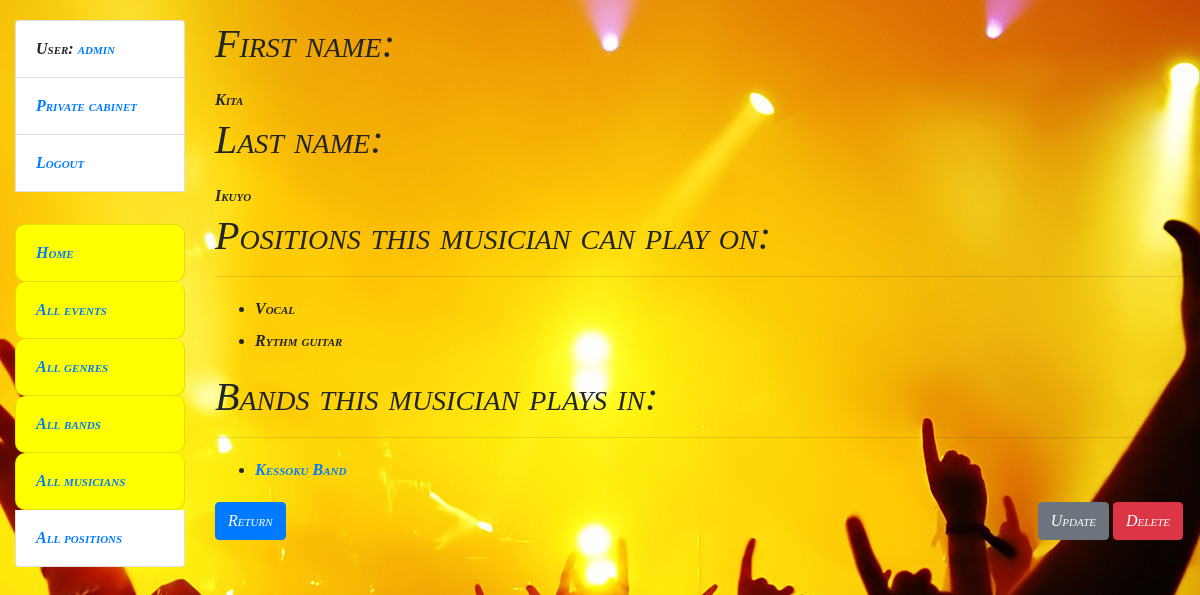
Page /musicians/1/ (signed in) on the committed database.
### bar/models.py (models this page shows, shortened)
class Visitor(AbstractUser):
    class Meta:
        verbose_name = "visitor"
        verbose_name_plural = "visitors"

class Musician(models.Model):
    first_name = models.CharField(max_length=255)
    last_name = models.CharField(max_length=255)
    position = models.ManyToManyField(Position, related_name="musicians")

class Position(models.Model):
    name = models.CharField(max_length=255)

class Rockband(models.Model):
    band_name = models.CharField(max_length=255)
    genres = models.ForeignKey(
        Genre,
        on_delete=models.SET_NULL,
        null=True,
        related_name="rockbands"
    )
    musicians = models.ManyToManyField(Musician, related_name="rockbands")

### bar/views.py (the view)
class MusicianDetailView(LoginRequiredMixin, generic.DetailView):
    model = Musician

### templates/bar/musician_detail.html
{% extends "base.html" %}
{% block content %}
  <h1>
    <p>First name: </p>
  </h1>
  {{ musician.first_name }}
  <h1>
    <p>Last name: </p>
  </h1>
  {{ musician.last_name }}
  <h1>
    Positions this musician can play on:
  </h1>
  <hr>
    <ul>
      {% for position in musician.position.all %}
        <li>{{ position.name }}</li>
      {% endfor %}
    </ul>
  <h1>
    Bands this musician plays in:
  </h1>
  <hr>
    <ul>
      {% for rockband in musician.rockbands.all %}
        <li>
          <a href="{% url 'bar:rockband-detail' pk=rockband.id %}">
          {{ rockband.band_name }}
          </a>
        </li>
      {% endfor %}
    </ul>
  {% if user.is_superuser %}
  <a href="{% url 'bar:musician-delete' pk=musician.id %}" class="btn btn-danger link-to-page">
    Delete
  </a>
  {% endif %}
  <a href="{{ request.META.HTTP_REFERER }}" class="btn btn-primary">Return</a>
  {% if user.is_superuser %}
  <a href="{% url 'bar:musician-update' pk=musician.id %}" class="btn btn-secondary link-to-page">
    Update
  </a>
  {% endif %}
{% endblock %}

### templates/includes/sidebar.html
<ul class="sidebar-nav list-group">
  {% if user.is_authenticated %}
    <li class="list-group-item">User: <a href="{{ user.get_absolute_url }}">{{ user.get_username }}</a></li>
    <li class="list-group-item"><a href="{% url 'bar:visitor-detail' pk=user.id %}">Private cabinet</a></li>
    <li class="list-group-item"><a href="{% url 'logout'%}?next={{request.path}}">Logout</a></li>
  {% else %}
    <li class="list-group-item"><a href="{% url 'login'%}?next={{request.path}}">Login</a></li>
    <li class="list-group-item"><a href="{% url 'bar:visitor-create'%}">Create new visitor</a></li>
  {% endif %}
  {% if user.is_authenticated %}
  <br>
  <li class="list-group-item font-on-sidebar"><a href="{% url 'bar:index' %}">Home</a></li>
  <li class="list-group-item font-on-sidebar"><a href="{% url 'bar:event-list' %}">All events</a></li>
  <li class="list-group-item font-on-sidebar"><a href="{% url 'bar:genre-list' %}">All genres</a></li>
  <li class="list-group-item font-on-sidebar"><a href="{% url 'bar:rockband-list' %}">All bands</a></li>
  <li class="list-group-item font-on-sidebar"><a href="{% url 'bar:musician-list' %}">All musicians</a></li>
  {% if user.is_superuser %}
  <li class="list-group-item"><a href="{% url 'bar:position-list' %}">All positions</a></li>
  {% endif %}
  {% endif %}
</ul>

### static/css/styles.css (style rules this page uses)
body { margin-top: 20px; background: url("images/background_home.jpg") 50% 0 no-repeat fixed; font: italic small-caps bold 16px/2 cursive; }
.font-on-sidebar { font-style: italic; background: yellow; border-radius: 10px 10px 10px 10px; }
.link-to-page { float: right; margin: 0 2px 0 2px; }

### rows in the picture
Visitor: get_username "admin"
Musician: first_name "Kita", last_name "Ikuyo"
Position: name "Vocal"
Position: name "Rythm guitar"
Rockband: band_name "Kessoku Band"
